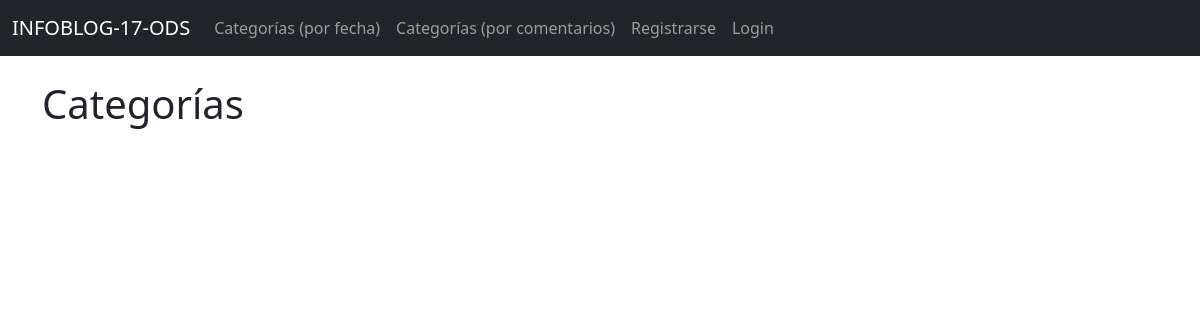
The page /category-list/ on the database as committed earlier.
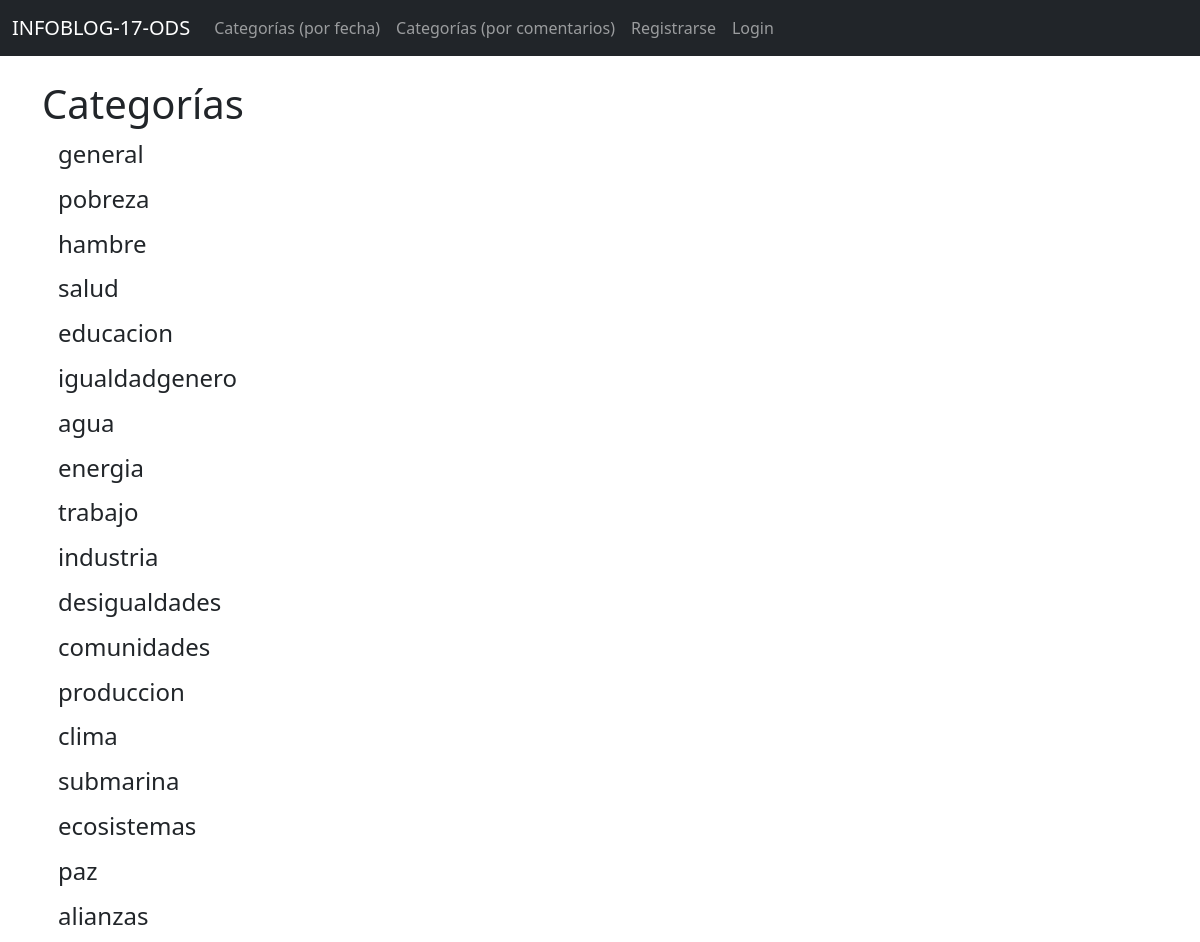
The same page on the database as committed later.
### theblog/models.py (models this page shows, shortened)
class Category(models.Model):
    name = models.CharField(max_length=255)
    def __str__(self):
        return self.name

### theblog/views.py (the view)
# urls.py: path('category-list/', CategoryListView, name='category-list'),
def CategoryListView(request):
    cat_menu_list = Category.objects.all()
    return render(request, 'category_list.html', {'cat_menu_list':cat_menu_list})

### theblog/templates/category_list.html (shortened to what this page needs)
{% extends 'base.html' %}
{% block content %}
	<h1>Categorías</h1>
		{% for item in cat_menu_list %}
           <h4><a class="dropdown-item" href="{% url 'category' item|slugify %}">{{ item }}</a></h4>
        {% endfor %}
{% endblock %}

Rows that differ between the two databases and show on the page:
added Category: name "general"
added Category: name "pobreza"
added Category: name "hambre"
added Category: name "salud"
added Category: name "educacion"
added Category: name "igualdadgenero"
added Category: name "agua"
added Category: name "energia"
added Category: name "trabajo"
added Category: name "industria"
added Category: name "desigualdades"
added Category: name "comunidades"
added Category: name "produccion"
added Category: name "clima"
added Category: name "submarina"
added Category: name "ecosistemas"
added Category: name "paz"
added Category: name "alianzas"
